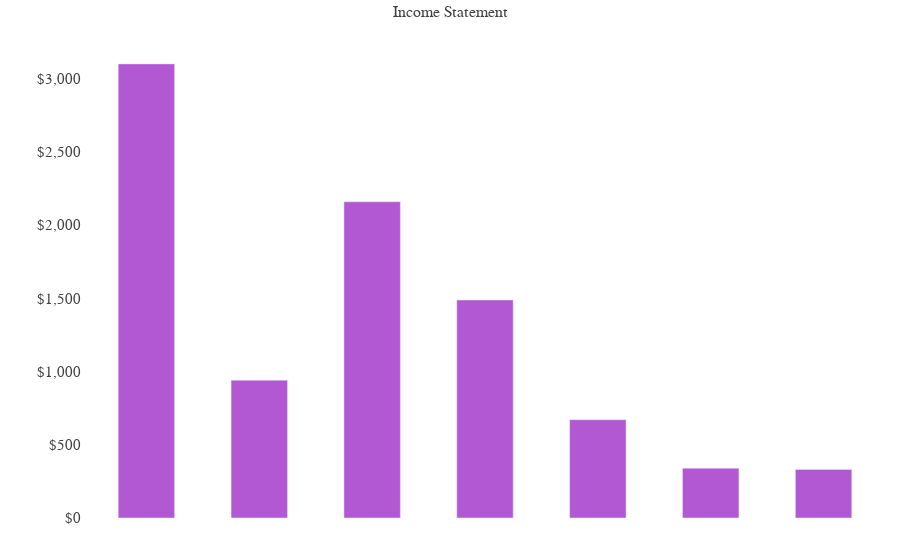

The notebook cell this image was saved under:
### Code cell
filter_month = df[df['months']=='Feb']
income = filter_month['income'].iloc[0]
cost_of_goods_sold = filter_month['cost of goods sold'].iloc[0]
gross_profit = filter_month['gross profit'].iloc[0]
total_operating_expenses = filter_month['total operating expenses'].iloc[0]
operating_profit_EBIT = filter_month['operating profit(EBIT)'].iloc[0]
taxes = filter_month['Taxes'].iloc[0]
net_profit = filter_month['net profit'].iloc[0]
object_data = [['income', income], ['cost of goods sold', cost_of_goods_sold],['gross profit', gross_profit], 
               ['total operating expenses', total_operating_expenses],['operating profit ebit', operating_profit_EBIT], ['taxes', taxes],['net profit', net_profit]]

data = pd.DataFrame(object_data, columns = ['Text', 'Value'])
bar_color = np.where(data['Value'] > 0, '#B258D3', '#FF3399')

fig = go.Figure(
      data = [go.Bar(
            x =  data['Text'],
            y = data['Value'],
            # text = df['Value'],
            # texttemplate = '%{text:,.0f}',
            # textposition = "none",
            # textfont = dict(
            #     family = "Calibri",
            #     size = 14,
            #     color = bar_color1,
                            # ),
            marker = dict(color = bar_color),
            width = 0.5,
            orientation = 'v',
            hoverinfo = 'text',
            hovertext =
                  '' + data['Text'].astype(str) + '<br>' +
                  '$' + [f'{x:,.0f}' for x in data['Value']] + '<br>'
            )],

      layout = go.Layout(

            plot_bgcolor = 'rgba(0,0,0,0)',
            paper_bgcolor = 'rgba(0,0,0,0)',
            title = {'text': 'Income Statement',
                  'y': 0.99,
                  'x': 0.5,
                  'xanchor': 'center',
                  'yanchor': 'top'},
            titlefont = {'color': '#404040',
                  'size': 16,
                  'family': 'Calibri', },
            margin = dict(r = 20, t = 40, b = 20, l = 70),
            xaxis = dict(title = '<b></b>',
                  visible = True,
                  color = 'white',
                  showline = False,
                  showgrid = False,
                  showticklabels = False,
                  linecolor = 'white',
                  linewidth = 0,
                  ticks = 'outside',
                  tickfont = dict(
                        family = 'Arial',
                        size = 12,
                        color = 'white')
                  ),

            yaxis = dict(title = '<b></b>',
                  tickprefix = '$',
                  tickformat = ',.0f',
                  visible = True,
                  color = 'white',
                  showline = False,
                  showgrid = False,
                  showticklabels = True,
                  linecolor = 'white',
                  linewidth = 1,
                  ticks = 'outside',
                  tickfont = dict(
                        family = 'Calibri',
                        size = 15,
                        color = '#404040')
                  ),
            )
        
)

pio.show(fig)

### Figure 1 — Plotly figure (JSON) as saved in the notebook; plotly's stock layout.template omitted (floating-point values rounded to 4 significant figures)
{"data": [{"hoverinfo": "text", "hovertext": ["income<br>$3,100<br>", "cost of goods sold<br>$941<br>", "gross profit<br>$2,159<br>", "total operating expenses<br>$1,488<br>", "operating profit ebit<br>$671<br>", "taxes<br>$340<br>", "net profit<br>$331<br>"], "marker": {"color": ["#B258D3", "#B258D3", "#B258D3", "#B258D3", "#B258D3", "#B258D3", "#B258D3"]}, "orientation": "v", "type": "bar", "width": 0.5, "x": ["income", "cost of goods sold", "gross profit", "total operating expenses", "operating profit ebit", "taxes", "net profit"], "y": [3100, 941, 2159, 1488, 671, 340, 331]}], "layout": {"margin": {"b": 20, "l": 70, "r": 20, "t": 40}, "paper_bgcolor": "rgba(0,0,0,0)", "plot_bgcolor": "rgba(0,0,0,0)", "title": {"font": {"color": "#404040", "family": "Calibri", "size": 16}, "text": "Income Statement", "x": 0.5, "xanchor": "center", "y": 0.99, "yanchor": "top"}, "xaxis": {"color": "white", "linecolor": "white", "linewidth": 0, "showgrid": false, "showline": false, "showticklabels": false, "tickfont": {"color": "white", "family": "Arial", "size": 12}, "ticks": "outside", "title": {"text": "<b></b>"}, "visible": true}, "yaxis": {"color": "white", "linecolor": "white", "linewidth": 1, "showgrid": false, "showline": false, "showticklabels": true, "tickfont": {"color": "#404040", "family": "Calibri", "size": 15}, "tickformat": ",.0f", "tickprefix": "$", "ticks": "outside", "title": {"text": "<b></b>"}, "visible": true}}}
